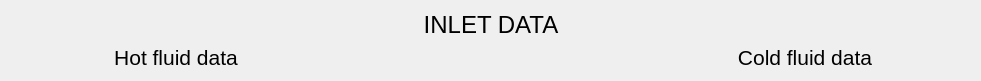
     <widget class="QWidget" name="layoutWidget_7">
      <property name="geometry">
       <rect>
        <x>150</x>
        <y>30</y>
        <width>981</width>
        <height>66</height>
       </rect>
      </property>
      <layout class="QVBoxLayout" name="verticalLayout_13">
       <item>
        <layout class="QHBoxLayout" name="horizontalLayout_19">
         <item>
          <layout class="QHBoxLayout" name="horizontalLayout_17">
           <item>
            <spacer name="horizontalSpacer_15">
             <property name="orientation">
              <enum>Qt::Horizontal</enum>
             </property>
             <property name="sizeHint" stdset="0">
              <size>
               <width>40</width>
               <height>20</height>
              </size>
             </property>
            </spacer>
           </item>
          </layout>
         </item>
         <item>
          <widget class="QLabel" name="label_4_0">
           <property name="minimumSize">
            <size>
             <width>200</width>
             <height>0</height>
            </size>
           </property>
           <property name="font">
            <font>
             <pointsize>18</pointsize>
            </font>
           </property>
           <property name="text">
            <string>INLET DATA</string>
           </property>
           <property name="alignment">
            <set>Qt::AlignCenter</set>
           </property>
          </widget>
         </item>
         <item>
          <layout class="QHBoxLayout" name="horizontalLayout_18">
           <item>
            <spacer name="horizontalSpacer_16">
             <property name="orientation">
              <enum>Qt::Horizontal</enum>
             </property>
             <property name="sizeHint" stdset="0">
              <size>
               <width>40</width>
               <height>20</height>
              </size>
             </property>
            </spacer>
           </item>
          </layout>
         </item>
        </layout>
       </item>
       <item>
        <layout class="QHBoxLayout" name="horizontalLayout_16">
         <item>
          <widget class="QLabel" name="label_4_1">
           <property name="minimumSize">
            <size>
             <width>330</width>
             <height>0</height>
            </size>
           </property>
           <property name="font">
            <font>
             <pointsize>16</pointsize>
            </font>
           </property>
           <property name="text">
            <string>Hot fluid data</string>
           </property>
           <property name="alignment">
            <set>Qt::AlignCenter</set>
           </property>
          </widget>
         </item>
         <item>
          <layout class="QHBoxLayout" name="horizontalLayout_15">
           <item>
            <spacer name="horizontalSpacer_10">
             <property name="orientation">
              <enum>Qt::Horizontal</enum>
             </property>
             <property name="sizeHint" stdset="0">
              <size>
               <width>40</width>
               <height>20</height>
              </size>
             </property>
            </spacer>
           </item>
          </layout>
         </item>
         <item>
          <widget class="QLabel" name="label_4_2">
           <property name="minimumSize">
            <size>
             <width>330</width>
             <height>0</height>
            </size>
           </property>
           <property name="font">
            <font>
             <pointsize>16</pointsize>
            </font>
           </property>
           <property name="text">
            <string>Cold fluid data</string>
           </property>
           <property name="alignment">
            <set>Qt::AlignCenter</set>
           </property>
          </widget>
         </item>
        </layout>
       </item>
      </layout>
     </widget>
